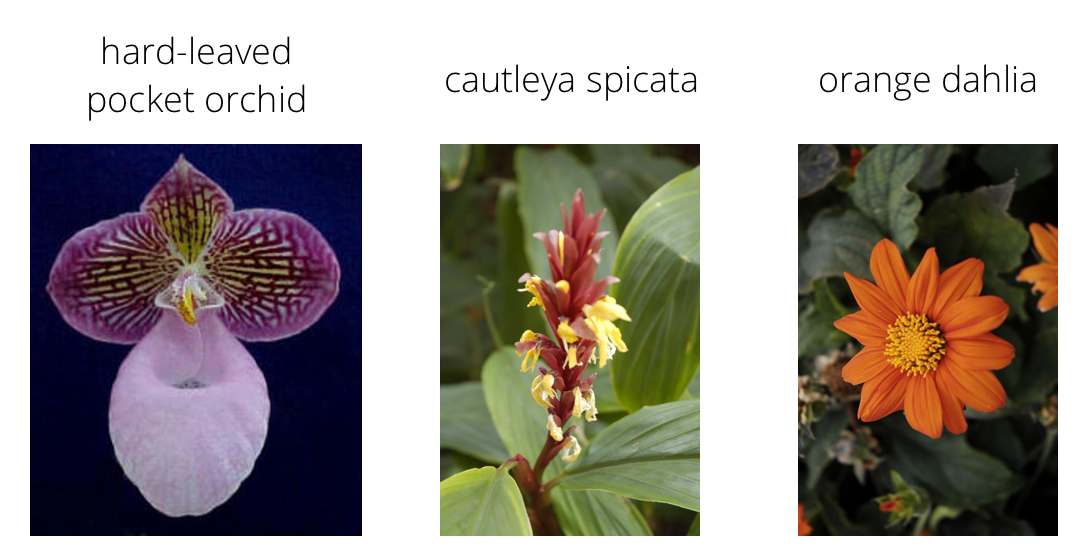
#> input picture assets/Flowers.png, 1078 x 560 px
$ python -i image_helper.py   (imports and definitions only)
#> lines starting #> are read from the running program, lines starting #| are printed output that depends on the picture
from PIL import Image
import matplotlib.pyplot as plt
import numpy as np

def process_image(image, size=256, crop_size=224):
    """
    Scales, crops, and normalizes a PIL image for a PyTorch model,
        returns an Numpy array
    :param image:
    :param size:
    :param crop_size:
    :return: numpy array
    """
#> called with image = 'assets/Flowers.png', size = 256, crop_size = 224
    # Ref: for image resizing with respect to ration https://gist.github.com/tomvon/ae288482869b495201a0
    image = Image.open(image).convert("RGB")
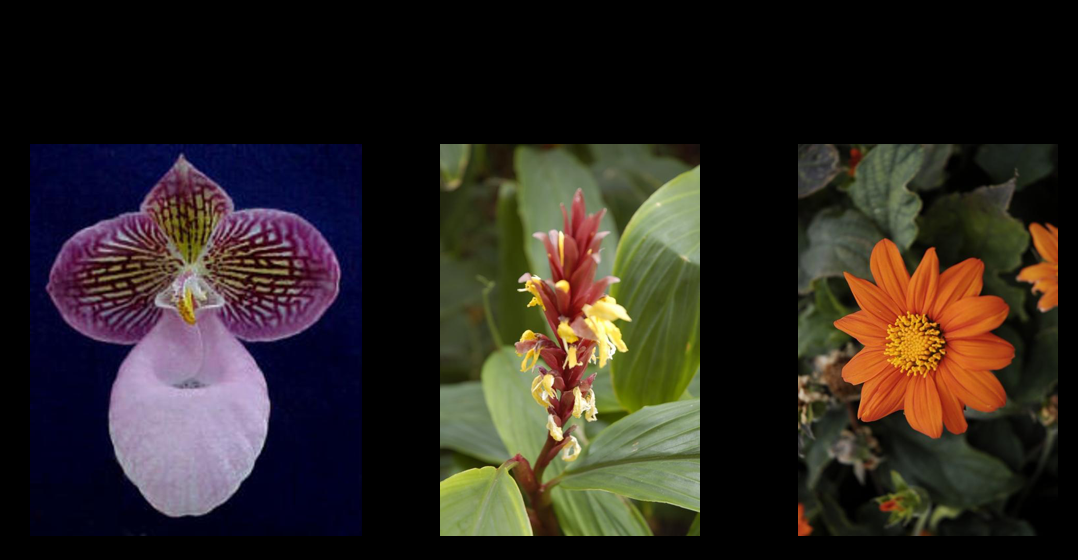
#> image: PIL image 1078x560 RGB; mean R, G, B 45.1, 38.5, 33

    mean, std = np.array([0.485, 0.456, 0.406]), np.array([0.229, 0.224, 0.225])
    og_size = image.size
#> og_size = (1078, 560)

    width, height = image.size
#> width = 1078; height = 560

    # Resize our image while keeping our aspect ration
    width_percent = (size / float(width))
#> width_percent = 0.237
    height = int((float(height) * float(width_percent)))
#> height = 132
    image = image.resize((size, height))
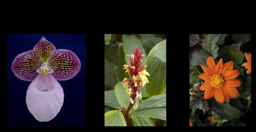
#> image: PIL image 256x132 RGB; mean R, G, B 45.2, 38.5, 33.1
    print(f'Image resized to: {image.size}, from: {og_size}')
#| Image resized to: (256, 132), from: (1078, 560)

    # crop our image from the middle out
    width, height = image.size
#> width = 256
    left = (width - crop_size) / 2
#> left = 16
    upper = (height - crop_size) / 2
#> upper = -46
    right = left + crop_size
#> right = 240
    lower = upper + crop_size
#> lower = 178
    print(f'left: {left}, upper: {upper}, right: {right}, lower: {lower}')
#| left: 16.0, upper: -46.0, right: 240.0, lower: 178.0
    image = image.crop((left, upper, right, lower))
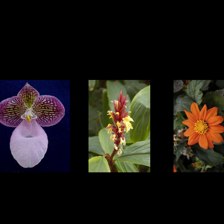
#> image: PIL image 224x224 RGB; mean R, G, B 29.4, 25.2, 21.2

    # convert to float array in numpy
    np_image = np.array(image) / 255

    # subtract means from each color channel and divide by std deviation
    np_image = (np_image - mean) / std

    # finally, transpose the dimensions.  PyTorch expects the oclor channel to be the first dimension
    # buts its the third in the PIL image and numpy array.
    np_image = np_image.transpose((2, 0, 1))

    return np_image


def imshow(image, ax=None, title=None):
    """Imshow for Tensor."""
    if ax is None:
        fig, ax = plt.subplots()

    # PyTorch tensors assume the color channel is the first dimension
    # but matplotlib assumes is the third dimension
    image = image.numpy().transpose((1, 2, 0))

    # Undo preprocessing
    mean = np.array([0.485, 0.456, 0.406])
    std = np.array([0.229, 0.224, 0.225])
    image = std * image + mean

    # Image needs to be clipped between 0 and 1 or it looks like noise when displayed
    image = np.clip(image, 0, 1)

    ax.imshow(image)

    return ax

>>> result = process_image('assets/Flowers.png')
